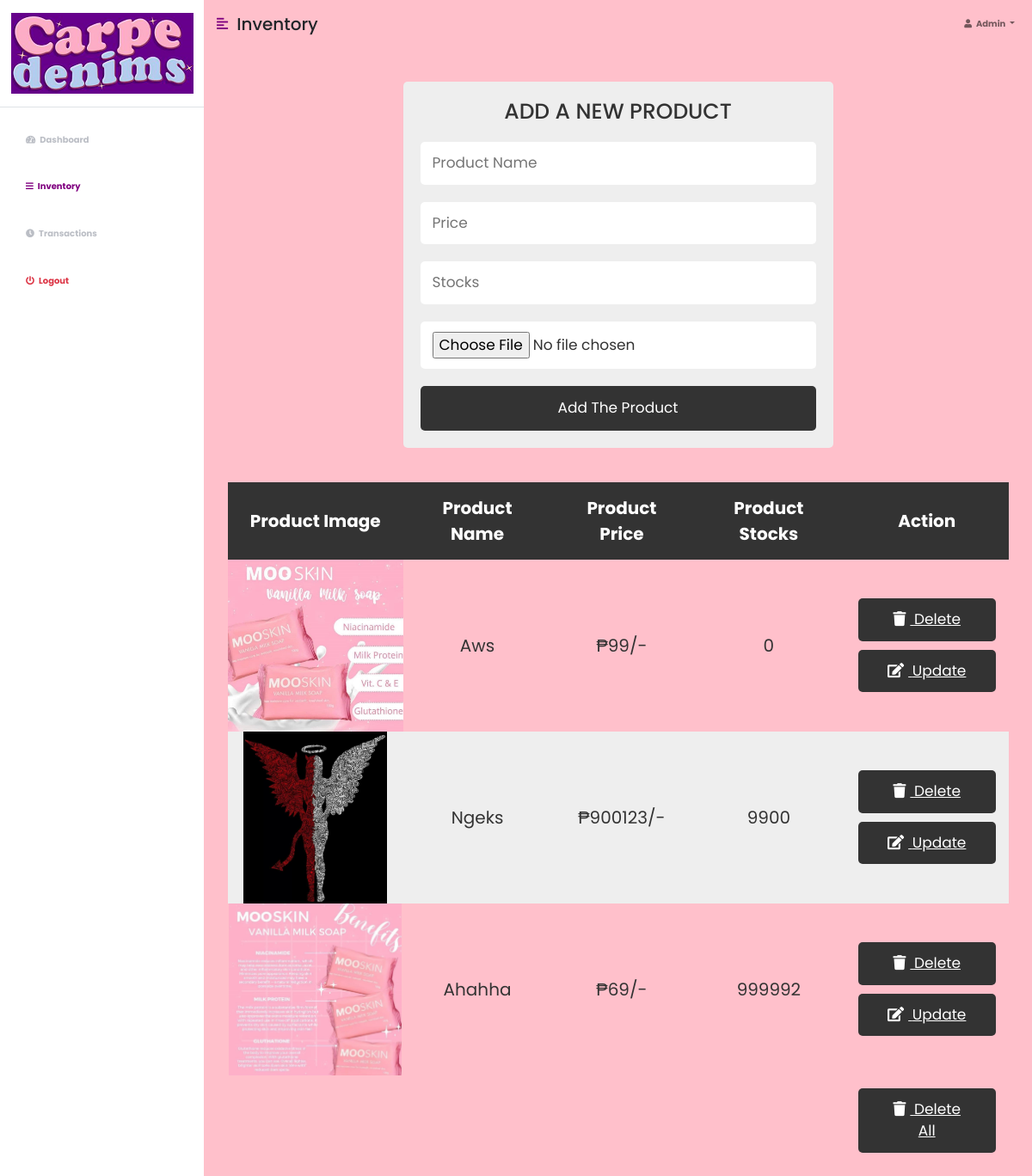
The page /inventory.php on the database its author committed.
### tables this page shows
CREATE TABLE `products` (
  `ID` int(255) NOT NULL,
  `pName` varchar(255) NOT NULL,
  `pPrice` varchar(255) NOT NULL,
  `pQty` varchar(255) NOT NULL,
  `pImage` varchar(255) NOT NULL
);

### inventory.php (the view, shortened to what this page needs)
<?php
@include 'config.php';
?>
<!DOCTYPE html>
<html lang="en">
<head>
    <link href="https://cdn.jsdelivr.net/npm/bootstrap@5.0.0-beta3/dist/css/bootstrap.min.css" rel="stylesheet" />
    <link rel="stylesheet" href="https://cdnjs.cloudflare.com/ajax/libs/font-awesome/5.15.3/css/all.min.css" />
    <link rel="stylesheet" href="dashboard.css" />
    <link rel="stylesheet" href="style.css" />
</head>
<body>
    <div class="d-flex" id="wrapper">
        <div class="bg-white" id="sidebar-wrapper">
            <div class="sidebar-heading text-center py-4 primary-text fs-4 fw-bold text-uppercase border-bottom"><img src = "carpe-denims/carpe_denims_logo.png"></div>
            <div class="list-group list-group-flush my-3">
                <a href="dashboard.php" class="list-group-item list-group-item-action bg-transparent second-text fw-bold"><i
                        class="fas fa-tachometer-alt me-2"></i>Dashboard</a>
                <a href="inventory.php" class="list-group-item list-group-item-action bg-transparent second-text active"><i
                        class="fas fa-bars me-2"></i>Inventory</a>
                <a href="history.php" class="list-group-item list-group-item-action bg-transparent second-text fw-bold"><i
                        class="fas fa-clock me-2"></i>Transactions</a>
                <a href="login.php" class="list-group-item list-group-item-action bg-transparent text-danger fw-bold"><i
                        class="fas fa-power-off me-2"></i>Logout</a>
            </div>
        </div>
        <div id="page-content-wrapper">
            <nav class="navbar navbar-expand-lg navbar-light bg-transparent py-4 px-4">
                <div class="d-flex align-items-center">
                    <i class="fas fa-align-left primary-text fs-4 me-3" id="menu-toggle"></i>
                    <h2 class="fs-2 m-0">Inventory</h2>
                </div>
                <div class="collapse navbar-collapse" id="navbarSupportedContent">
                    <ul class="navbar-nav ms-auto mb-2 mb-lg-0">
                        <li class="nav-item dropdown">
                            <a class="nav-link dropdown-toggle second-text fw-bold" href="#" id="navbarDropdown"
                                role="button" data-bs-toggle="dropdown" aria-expanded="false">
                                <i class="fas fa-user me-2"></i>Admin
                            </a>
                        </li>
                    </ul>
                </div>
            </nav>
<div class="container">
<section>
<form action="" method="post" class="add-product-form" enctype="multipart/form-data">
   <h3>add a new product</h3>
   <input type="text" name="p_name" placeholder="Product Name" class="box" required>
   <input type="number" name="p_price" min="0" placeholder="Price" class="box" required>
   <input type="number" name="p_qty" min="0" placeholder="Stocks" class="box" required>
   <input type="file" name="p_image" accept="image/png, image/jpg, image/jpeg" class="box" required>
   <input type="submit" value="add the product" name="add_product" class="btn">
</form>
</section>
<section class="display-product-table">
   <table>
      <thead>
         <th>product image</th>
         <th>product name</th>
         <th>product price</th>
         <th>product stocks</th>
         <th>action</th>
      </thead>
      <tbody>
         <?php
            $select_products = mysqli_query($conn, "SELECT * FROM `products`");
            if(mysqli_num_rows($select_products) > 0){
               while($row = mysqli_fetch_assoc($select_products)){
         ?>
         <tr>
            <td><img src="uploaded_img/<?php echo $row['pImage']; ?>" height="200" alt=""></td>
            <td><?php echo $row['pName']; ?></td>
            <td>₱<?php echo $row['pPrice']; ?>/-</td>
            <td><?php echo $row['pQty']; ?></td>
            <td>
               <a href="inventory.php?delete=<?php echo $row['ID']; ?>" class="delete-btn" onclick="return confirm('are your sure you want to delete this?');"> <i class="fas fa-trash"></i> delete </a>
               <a href="inventory.php?edit=<?php echo $row['ID']; ?>" class="option-btn"> <i class="fas fa-edit"></i> update </a>
            </td>
         </tr>
         <?php
            };
            }else{
               echo "<div class='empty'>no product added</div>";
            };
         ?>
      </tbody>
      <tr class="table-bottom">
            <td></td>
            <td></td>
            <td></td>
            <td></td>
            <td><a href="inventory.php?delete_all" onclick="return confirm('are you sure you want to delete all?');" class="delete-btn"> <i class="fas fa-trash"></i> delete all </a></td>
         </tr>
   </table>
</section>
</div>
</body>
</html>

### dashboard.css (style rules this page uses)
:root { --main-bg-color: pink; --main-text-color: purple; --second-text-color: #bbbec5; --second-bg-color: skyblue; }
.primary-text { color: var(--main-text-color); }
.second-text { color: var(--second-text-color); }
#wrapper { overflow-x: hidden; background-color: var(--main-bg-color); }
#sidebar-wrapper { min-height: 100vh; margin-left: -15rem; -webkit-transition: margin 0.25s ease-out; -moz-transition: margin 0.25s ease-out; -o-transition: margin 0.25s ease-out; transition: margin 0.25s ease-out; }
#sidebar-wrapper .sidebar-heading { padding: 0.875rem 1.25rem; font-size: 1.2rem; }
#sidebar-wrapper .list-group { width: 15rem; }
#page-content-wrapper { min-width: 100vw; }
#menu-toggle { cursor: pointer; }
.list-group-item { border: none; padding: 20px 30px; }
.list-group-item.active { background-color: transparent; color: var(--main-text-color); font-weight: bold; border: none; }
@media (min-width: 768px) { #sidebar-wrapper { margin-left: 0; } }
@media (min-width: 768px) { #page-content-wrapper { min-width: 0; width: 100%; } }

### style.css (style rules this page uses)
:root { --blue:#2980b9; --red:rgb(255, 95, 67); --yellow:rgb(255, 197, 91); --black:#333; --white:#fff; --green : rgb(2, 250, 2); --bg-color:#eee; --dark-bg:rgba(0,0,0,.7); --box-shadow:0 .5rem 1rem rgba(0,0,0,.1); --border:.1rem solid #999; }
* { font-family: 'Poppins', sans-serif; margin:0; padding:0; box-sizing: border-box; outline: none; border:none; text-decoration: none; text-transform: capitalize; }
html { font-size: 62.5%; overflow-x: hidden; }
.container { max-width: 1200px; margin:0 auto; }
section { padding:2rem; }
.btn, .option-btn, .delete-btn, .update-btn, .cancel-btn { display: block; width: 100%; text-align: center; background-color: var(--black); color:var(--white); font-size: 1.7rem; padding:1.2rem 3rem; border-radius: .5rem; cursor: pointer; margin-top: 1rem; }
.option-btn i, .delete-btn i { padding-right: .5rem; }
.option-btn { background-color: var(--black); }
.delete-btn { margin-top: 0; background-color: var(--black); }
.add-product-form { max-width: 50rem; background-color: var(--bg-color); border-radius: .5rem; padding:2rem; margin:0 auto; margin-top: 2rem; }
.add-product-form h3 { font-size: 2.5rem; margin-bottom: 1rem; color:var(--black); text-transform: uppercase; text-align: center; }
.add-product-form .box { text-transform: none; padding:1.2rem 1.4rem; font-size: 1.7rem; color:var(--black); border-radius: .5rem; background-color: var(--white); margin:1rem 0; width: 100%; }
.display-product-table table { width: 100%; text-align: center; }
.display-product-table table thead th { padding:1.5rem; font-size: 2rem; background-color: var(--black); color:var(--white); }
.display-product-table table td { padding:1.5rem; font-size: 2rem; color:var(--black); }
.display-product-table table td:first-child { padding:0; }
.display-product-table table tr:nth-child(even) { background-color: var(--bg-color); }

### rows shown on the page
products: pImage (picture), pName "Aws", pPrice "99", pQty "0"
products: pImage (picture), pName "Ngeks", pPrice "900123", pQty "9900"
products: pImage (picture), pName "Ahahha", pPrice "69", pQty "999992"
